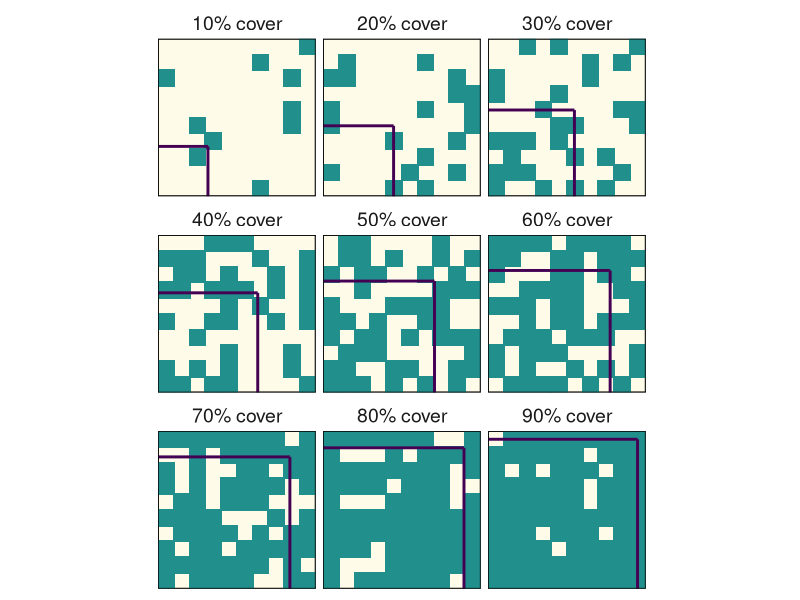
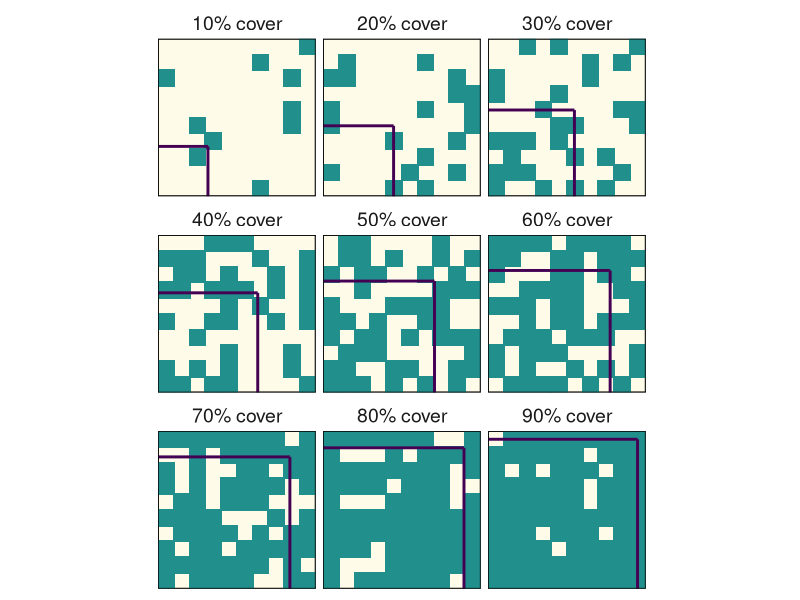

These charts were generated, in order, by the following R code:
library(tidyverse)

# Create a data frame (a tibble) with one row for each
# coordinate in your grid

n.cells<-10 #Number of vertical and horizontal cells

combos <- expand.grid(x = seq((1/n.cells)/2, 1-(1/n.cells)/2, length.out=n.cells), 
                      y = seq((1/n.cells)/2, 1-(1/n.cells)/2, length.out=n.cells)) %>%
  as_tibble()

#Target percent cover values

cover <- seq(10,90,by=10)

#Draw random samples from the data without replacement

grid_sample <- data.frame()

for (i in cover){
  
  grid_sample_i <- sample_n(combos, 
                            size = n.cells*n.cells*(i/100), 
                            replace = FALSE)
  grid_sample <- rbind(grid_sample,
                       data.frame(grid_sample_i,
                                  cover=rep(i, nrow(grid_sample_i))))
}

#Plot cover stickers
#Add a square at the bottom left of each panel to show an area that represents
#X% of the total area

grid_sample$cover <- paste(grid_sample$cover, "% cover", sep="")

data_lines_h<-data.frame(x=rep(0, 9),
                         y=sqrt(n.cells*n.cells*(cover/100))/n.cells,
                         xend=sqrt(n.cells*n.cells*(cover/100))/n.cells,
                         yend=sqrt(n.cells*n.cells*(cover/100))/n.cells,
                         cover=paste(cover, "% cover", sep=""))

data_lines_v<-data.frame(x=sqrt(n.cells*n.cells*(cover/100))/n.cells,
                         y=rep(0, 9),
                         xend=sqrt(n.cells*n.cells*(cover/100))/n.cells,
                         yend=sqrt(n.cells*n.cells*(cover/100))/n.cells,
                         cover=paste(cover, "% cover", sep=""))

data_lines <- rbind(data_lines_v, data_lines_h)

ggplot(grid_sample,
       aes(x=x,
           y=y))+
  geom_point(shape=15,
             size=5.6,
             color=viridis::viridis(3)[2])+
  facet_wrap(~cover)+
  theme_minimal()+
  geom_segment(data=data_lines,
               aes(x=x,
                   y=y,
                   xend=xend,
                   yend=yend),
               inherit.aes = FALSE,
               color=viridis::viridis(3)[1],
               linewidth=1)+
  geom_segment(data=data.frame(x=c(0,0,1,1),
                               y=c(0,1,1,0),
                               xend=c(0,1,1,0),
                               yend=c(1,1,0,0)),
               aes(x=x,
                   y=y,
                   xend=xend,
                   yend=yend),
               inherit.aes = FALSE)+
  theme(axis.title = element_blank(),
        axis.text = element_blank(),
        panel.grid = element_blank(),
        strip.text = element_text(size=14),
        panel.background = element_rect(fill=alpha(viridis::viridis(3)[3], alpha=0.1)))+
  coord_fixed()+
  scale_x_continuous(expand = c(0,0))+
  scale_y_continuous(expand = c(0,0))

#Export high resolution image

ggsave("Cover_stickers.jpg", 
       dpi=1000,
       width = 7.07,
       height = 6.48)






